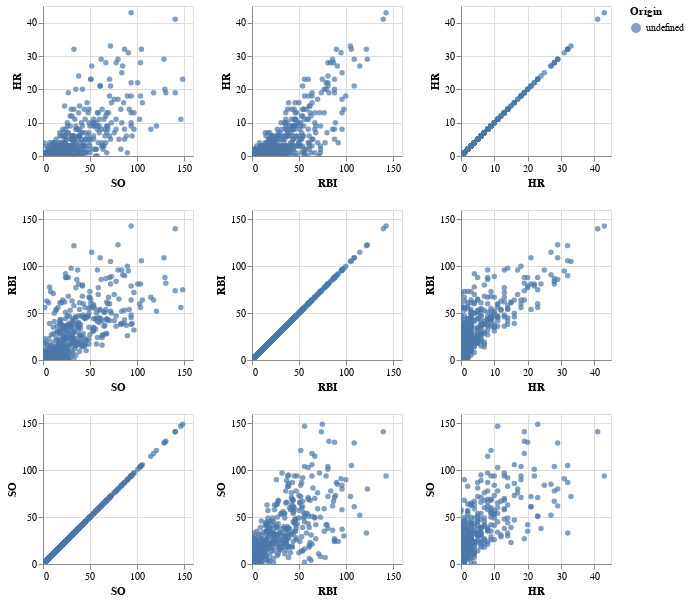

Source (notebook cell):
### Code cell
import altair as alt
import pandas as pd

# https://www.kaggle.com/open-source-sports/baseball-databank/version/2?select=Batting.csv

source = pd.read_csv("batting.csv")

alt.data_transformers.disable_max_rows()

alt.Chart(source.sample(n=1000)).mark_circle().encode(
    alt.X(alt.repeat("column"), type='quantitative'),
    alt.Y(alt.repeat("row"), type='quantitative'),
    color='Origin:N'
).properties(
    width=150,
    height=150
).repeat(
    row=['HR', 'RBI', 'SO'],
    column=['SO', 'RBI', 'HR']
).interactive()

### Figure 1 — Vega-Lite specification as saved in the notebook (floating-point values rounded to 4 significant figures; data arrays with more than 128 entries replaced by an {"elided": "..."} marker saying what was removed)
{"config": {"view": {"continuousWidth": 400, "continuousHeight": 300}}, "repeat": {"column": ["SO", "RBI", "HR"], "row": ["HR", "RBI", "SO"]}, "spec": {"data": {"name": "data-a5285b3c78a18f1444cb026a1a962a39"}, "mark": "circle", "encoding": {"color": {"type": "nominal", "field": "Origin"}, "x": {"type": "quantitative", "field": {"repeat": "column"}}, "y": {"type": "quantitative", "field": {"repeat": "row"}}}, "height": 150, "selection": {"selector001": {"type": "interval", "bind": "scales", "encodings": ["x", "y"]}}, "width": 150}, "$schema": "https://vega.github.io/schema/vega-lite/v4.8.1.json", "datasets": {"data-a5285b3c78a18f1444cb026a1a962a39": {"elided": "1000 records"}}}
